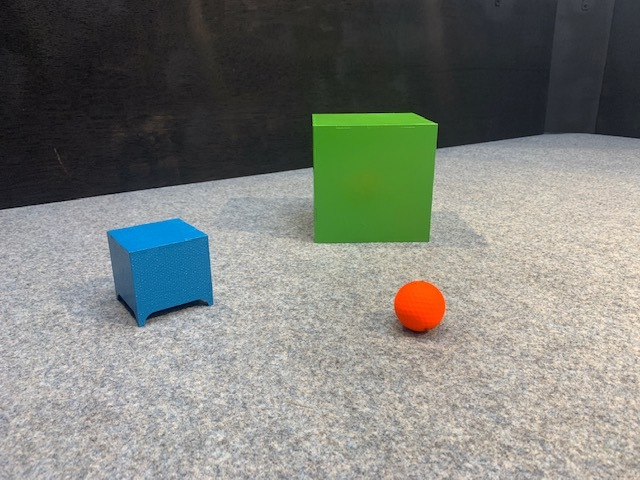
#> input picture scripts/visionScript/lunar_field.jpg, 640 x 480 px, given in place of the camera
$ python VisionRPITest.py
#> lines starting #> are read from the running program, lines starting #| are printed output that depends on the picture; after the words box and inside, x2 and y2 are one past the last pixel; in counts of white or black regions, pixels touching at a corner belong together
import numpy as np
import imutils
import math
import time
import cv2

cap = cv2.VideoCapture(0)  		# Connect to camera 0 (or the only camera)
cap.set(3, 640)                     	# Set the width to 320
cap.set(4, 480)                     	# Set the height to 240
Center=np.array([])
f=3.04/(1.12*10**-3)
#img=cv2.imread("MultipleCovers.jpg")
sample_parameters={"hue":[0,4],"sat":[100,255],"value":[100,255],"Height":40,"OR_MASK":True,
"Kernel":True}
lander_parameters={"hue":[15,30],"sat":[100,255],"value":[100,255],"Height":570,"OR_MASK":False,
"Kernel":False}
obstacle_parameters={"hue":[40,70],"sat":[50,255],"value":[40,255],"Height":150,"OR_MASK":False,
"Kernel":False}
cover_parameters={"hue":[95,107],"sat":[60,255],"value":[0,255],"Height":70,"OR_MASK":False,
"Kernel":False}
def Detection(image,parameters_dict):
    #image=cv2.resize(image,(640,480))
    #cv2.imshow("normal",image)
    ogimg=image#store the image given as a parameter for later bitwise and operation
    image=cv2.cvtColor(image, cv2.COLOR_BGR2HSV)
    image=cv2.GaussianBlur(image, (17, 17), 2)
    lower=np.array([parameters_dict["hue"][0],parameters_dict["sat"][0],parameters_dict["value"][0]])
    higher=np.array([parameters_dict["hue"][1],parameters_dict["sat"][1],parameters_dict["value"][1]])
    mask=cv2.inRange(image,lower,higher)
    if parameters_dict["OR_MASK"]==True:
        lower_oran=np.array([175,100,100],dtype="uint8")
        higher_oran=np.array([179,255,255],dtype="uint8")
        mask1=cv2.inRange(image,lower_oran,higher_oran)
        mask=cv2.bitwise_or(mask,mask1)
    if parameters_dict["Kernel"]==True:
        Kernel=cv2.getStructuringElement(cv2.MORPH_ELLIPSE,(3,3))
    else:
        Kernel=cv2.getStructuringElement(cv2.MORPH_RECT,(5,5))
    Thresholded_img=cv2.bitwise_and(ogimg,ogimg,mask=mask)
    filtered_img=cv2.morphologyEx(Thresholded_img,cv2.MORPH_OPEN,Kernel)
    return filtered_img
def Range(img,parameters_dict):
    Range=np.array([])
    ZDistance=np.array([])
    Bearing=np.array([])
    Center=np.array([])
    GrayFiltimg=cv2.cvtColor(img,cv2.COLOR_HSV2BGR)
    GrayFiltimg=cv2.cvtColor(GrayFiltimg,cv2.COLOR_RGB2GRAY)
    Contour=cv2.findContours(GrayFiltimg,cv2.RETR_EXTERNAL,cv2.CHAIN_APPROX_SIMPLE)
    if Contour == []:
        print("there is no lander here")
    else:
        Contour=imutils.grab_contours(Contour)
        for a in Contour:
            #find the center of the contour
            Moment=cv2.moments(a)
            Area=cv2.contourArea(a)
            Lx=int(Moment["m10"]/Moment["m00"])
            Ly=int(Moment["m01"]/Moment["m00"])
            cv2.circle(img, (Lx, Ly), 7, (255, 255, 255), -1)
            Centroid=np.array([Lx,Ly])
            Center=np.append(Center,Centroid)
            Lx1,Ly1,LWidth,LHeight=cv2.boundingRect(a)
            Distance=parameters_dict["Height"]*(f/LHeight)/4
            ZDistance=np.append(ZDistance,Distance)
            Bearing=np.append(Bearing,(Lx-320)*(31.1/320))
            Range=np.vstack((ZDistance,Bearing)).T#Put Bearing and ZDistance into one array and arrange
            #columnwise
            Range=Range[Range[:,0].argsort()]
            #if positive then it's to the right if negative then to left of center
    #ZDistance=np.sort(ZDistance)
    return Range
i=0
while True:
    try:
        t=time.time()
        ret, img = cap.read()	     		# Get a frame from the camera
#> img is the input picture: shape (480, 640, 3); mean B, G, R 120.8, 127.4, 124.1
        if ret == True:
               cv2.waitKey(1)
        #initiate some variables
        if __name__=="__main__":
            sample_img=Detection(np.copy(img),sample_parameters)
#> in Detection, `image=cv2.cvtColor(image, cv2.COLOR_BGR2HSV)`: image: shape (480, 640, 3); mean H, S, V 64.1, 35.7, 133.6
#> in Detection, `image=cv2.GaussianBlur(image, (17, 17), 2)`: image: shape (480, 640, 3); mean H, S, V 64.1, 35.7, 133.6
#> in Detection, `mask=cv2.inRange(image,lower,higher)`: mask: shape (480, 640); every value is 0
#> in Detection, `Thresholded_img=cv2.bitwise_and(ogimg,ogimg,mask=mask)`: Thresholded_img: shape (480, 640, 3); every value is 0
            cover_img=Detection(np.copy(img),cover_parameters)
#> in Detection (call 2), `mask=cv2.inRange(image,lower,higher)`:
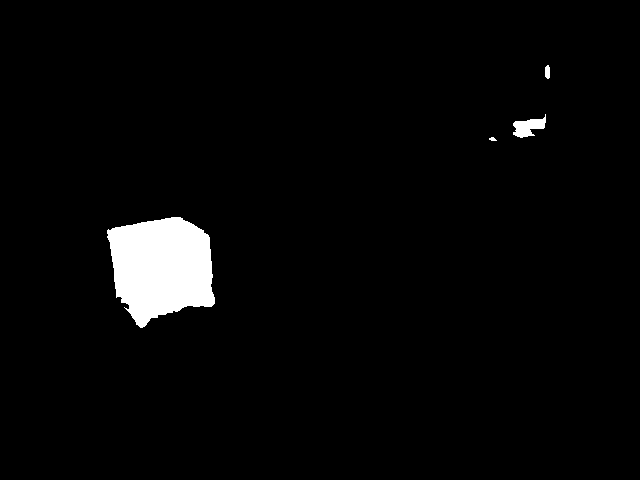
#> mask: shape (480, 640); 3% white; 4 white regions, box (x1, y1, x2, y2) and area: (107, 217, 215, 328) 8786, (513, 114, 546, 138) 429, (545, 65, 550, 79) 61, (489, 137, 497, 141) 22
#> in Detection (call 2), `Thresholded_img=cv2.bitwise_and(ogimg,ogimg,mask=mask)`:
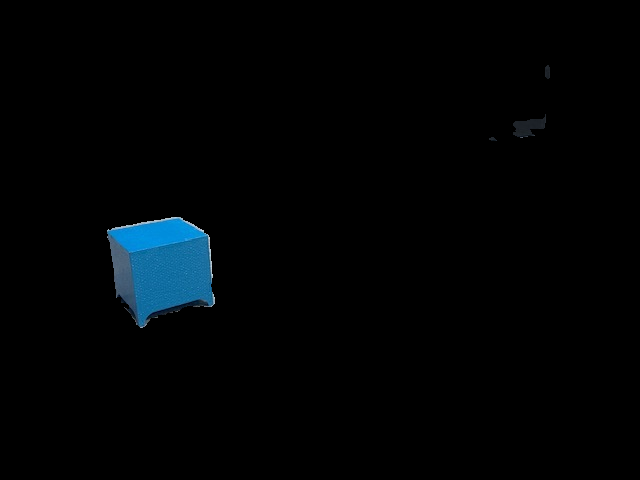
#> Thresholded_img: shape (480, 640, 3); mean B, G, R 4.7, 3.3, 0.9
            obstacle_img=Detection(np.copy(img),obstacle_parameters)
#> in Detection (call 3), `mask=cv2.inRange(image,lower,higher)`:
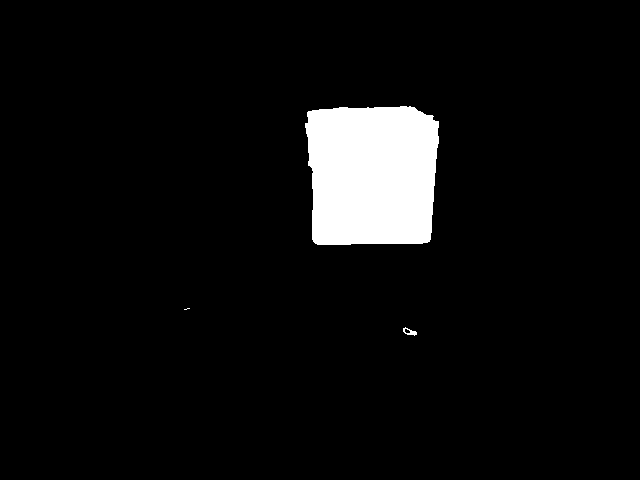
#> mask: shape (480, 640); 5.5% white; 3 white regions (1 under 20 px)
#> in Detection (call 3), `Thresholded_img=cv2.bitwise_and(ogimg,ogimg,mask=mask)`:
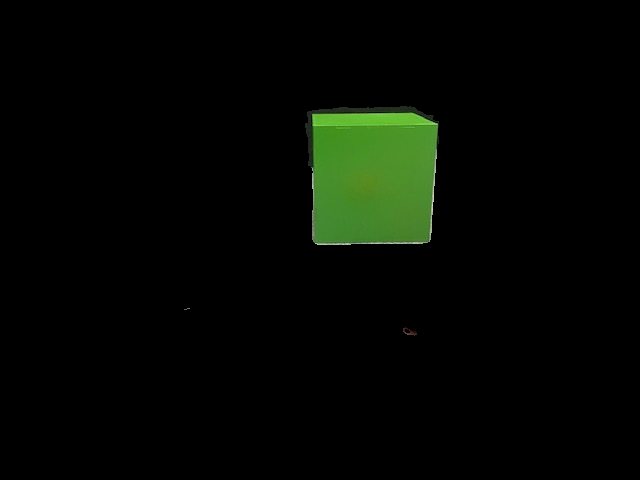
#> Thresholded_img: shape (480, 640, 3); mean B, G, R 2.5, 7.7, 4.2
            FinalImage=cv2.bitwise_or(sample_img,cover_img)
            FinalImage=cv2.bitwise_or(FinalImage,obstacle_img)
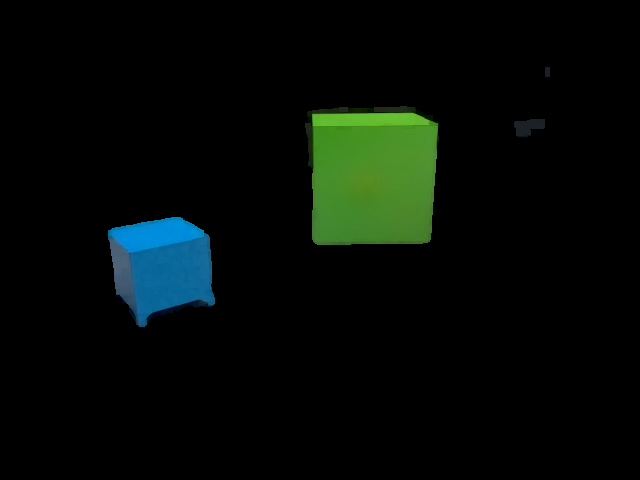
#> FinalImage: shape (480, 640, 3); mean B, G, R 6.7, 10.6, 4.4
            sample_Z=Range(sample_img,sample_parameters)
#> in Range, `Contour=cv2.findContours(GrayFiltimg,cv2.RETR_EXTERNAL,cv2.CHAIN_APPRO..`: Contour = 0 contours
#> in Range, `Contour=imutils.grab_contours(Contour)`: Contour = []
#> sample_Z = empty array
            cover_Z=Range(cover_img,cover_parameters)
#> in Range (call 2), `GrayFiltimg=cv2.cvtColor(img,cv2.COLOR_HSV2BGR)`:
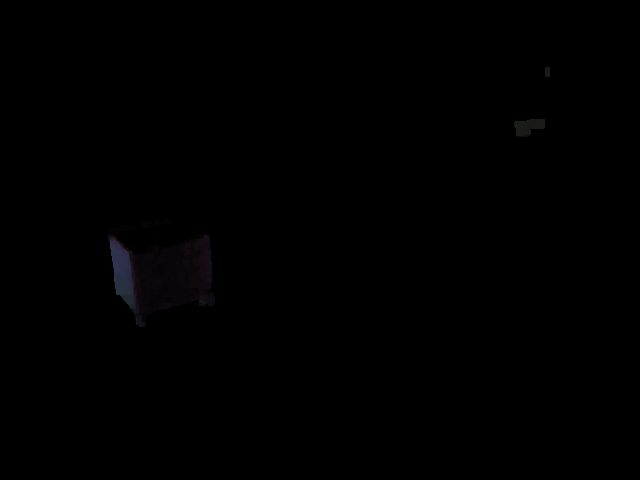
#> GrayFiltimg: shape (480, 640, 3); mean B, G, R 0.5, 0.3, 0.4
#> in Range (call 2), `Contour=cv2.findContours(GrayFiltimg,cv2.RETR_EXTERNAL,cv2.CHAIN_APPRO..`: Contour = 5 contours; box (x1, y1, x2, y2) and area: (108, 225, 215, 327) 6532, (514, 119, 545, 137) 347, (141, 218, 175, 230) 164, (545, 67, 550, 77) 36, (152, 233, 159, 238) 24
#> the loop in Range (call 2), `for a in Contour:` made 5 passes
#> (Area, Lx, Ly, Lx1, Ly1, LWidth, LHeight) on passes 2 to 3: (6531.5, 161, 274, 108, 225, 107, 102), (164.5, 156, 222, 141, 218, 34, 12)
#> (a, Area, Lx, Ly, Lx1, Ly1, LWidth, LHeight) on pass 1: ([[152, 233], [152, 237], [158, 237], [158, 233]], 24, 155, 235, 152, 233, 7, 5)
#> after the loop in Range (call 2), `for a in Contour:`:
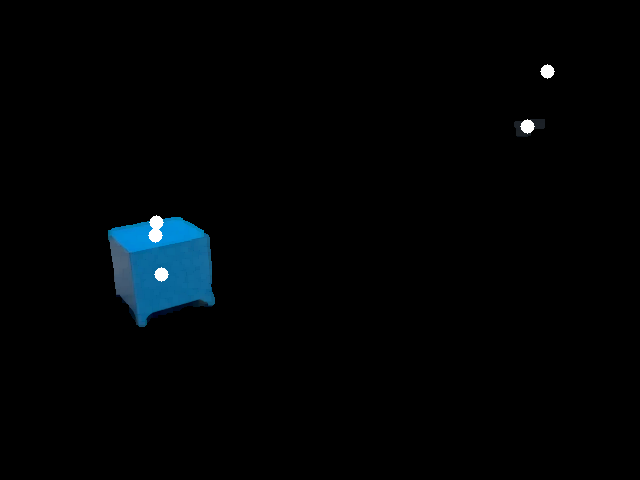
#> img: shape (480, 640, 3); mean B, G, R 4.9, 3.5, 1.1
#> cover_Z = [[465.7, -15.45], [2638.9, 20.12], [3958.3, -15.94], [4750, 22.06], [9500, -16.04]]
            #Bearing1=np.degrees(Bearing1)
            print(sample_Z)
            #print(Bearing1)
            i+=1
            if (i%5)==0:
                cv2.imshow("Binary Thresholded Frame",FinalImage)# Display thresholded frame
                cv2.waitKey(250)
                time.sleep(2)									# Exit on keypress
                cv2.destroyAllWindows()
            elapsed=time.time()-t
            if i>30:
                break
            print(elapsed)
    except KeyboardInterrupt:
        break
